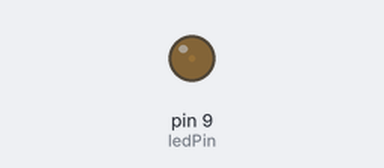
The sketch below on a simulated Arduino Uno, built with avr-gcc and run on an emulated ATmega328P. Shown: output pins drawn as LEDs (lit = HIGH).

Above: at 0.05 s.
At 0.95 s:
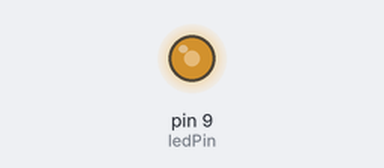
At 1.4 s:
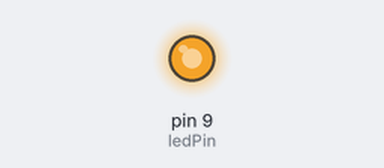
At 2.75 s:
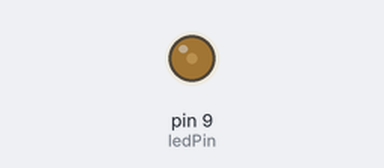
Timing chart, 0 to 7.0 s (numbered marks = the images above):
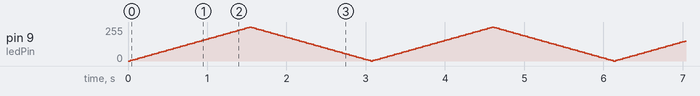

The sketch:

L2_4.ino
```cpp
const int ledPin = 9;
int brightness = 0; // how bright the LED is
int fadeAmount = 5; // how many units to fade the LED by

void setup() {
  // put your setup code here, to run once:
  pinMode(ledPin, OUTPUT);
}

void loop() {
  // put your main code here, to run repeatedly:
  // set the brightness of pin 9:
  analogWrite(ledPin, brightness);

  // change the brightness for next time through the loop:
  brightness = brightness + fadeAmount;

  // reverse the direction of the fading at the ends of the fade:
  if (brightness <= 0 || brightness >= 255) {
    fadeAmount = -fadeAmount;
  }
  // wait for 30 milliseconds to see the dimming effect
  delay(30);
}
```
